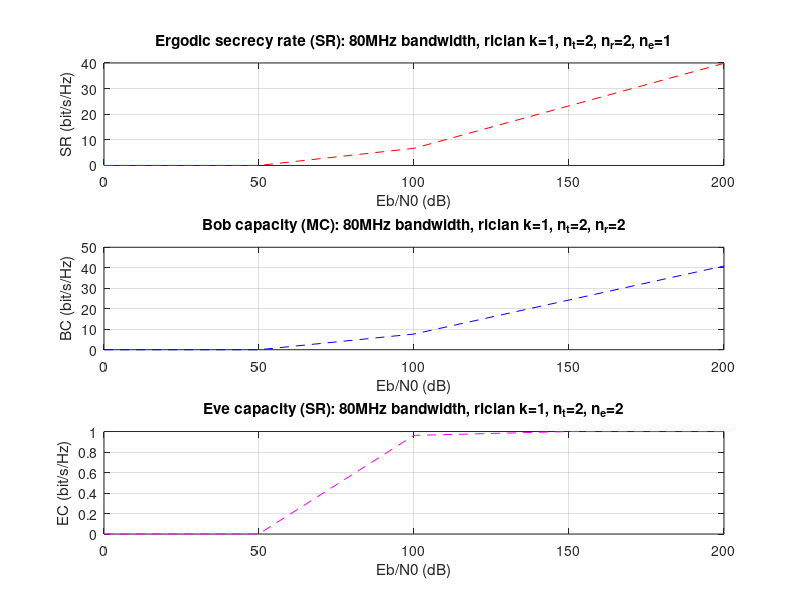

MATLAB code for this plot:
%{
Test AN scheme in 2-2-1 MIMOSE
Liu Yi-Liang
%}
clear; clc; close all
nsample = 1e4;
Nt = 2; Ne = 1; k=1; Nr = 2;
B = 80e6;
snr = 0:50:200;
Eb_N0 = 10.^(((snr))./10);
H = sqrt(k/(2*(k+1)))*(ones(Nr,Nt,nsample)+1i*ones(Nr,Nt,nsample)) + sqrt(1/(2*(k+1)))*(randn(Nr,Nt,nsample)+1i*randn(Nr,Nt,nsample));
he = sqrt(k/(2*(k+1)))*(ones(Ne,1,nsample)+1i*ones(Ne,1,nsample)) + sqrt(1/(2*(k+1)))*(randn(Ne,1,nsample)+1i*randn(Ne,1,nsample));

al = 0.5; be = 1-al;
for j = 1:1:length(Eb_N0)
    for i = 1:1:nsample
        [u d v] = svd(H(:,:,i));
        w = (u(:,1))'; b = v(:,1); z = v(:,2); % w: Bob detection vector; b: Bob beam vector; v: Bob AN precoding
        Cm(i) = log2(1+al*Eb_N0(j)/B*norm(w*H(:,:,i)*b)^2);
        Cw(i) = log2(1+al*Eb_N0(j)/B*norm(he(:,:,i)'*b)^2/(1+be*Eb_N0(j)/B*norm(he(:,:,i)'*z)^2));
        Cs(i) = Cm(i)-Cw(i);
    end
    average_Cs(j) = mean(Cs);
    average_Cm(j) = mean(Cm);
    average_Cw(j) = mean(Cw);
end

throughput = average_Cs(end)*B

figure(1);
subplot(3,1,1);
plot(snr,average_Cs,'r--');
grid on; ylabel('SR (bit/s/Hz)'); xlabel('Eb/N0 (dB)'); title('Ergodic secrecy rate (SR): 80MHz bandwidth, rician k=1, n_t=2, n_r=2, n_e=1');
subplot(3,1,2);
plot(snr,average_Cm,'b--');
grid on; ylabel('BC (bit/s/Hz)'); xlabel('Eb/N0 (dB)'); title('Bob capacity (MC): 80MHz bandwidth, rician k=1, n_t=2, n_r=2');
subplot(3,1,3);
plot(snr,average_Cw,'m--');
grid on; ylabel('EC (bit/s/Hz)'); xlabel('Eb/N0 (dB)'); title('Eve capacity (SR): 80MHz bandwidth, rician k=1, n_t=2, n_e=2');